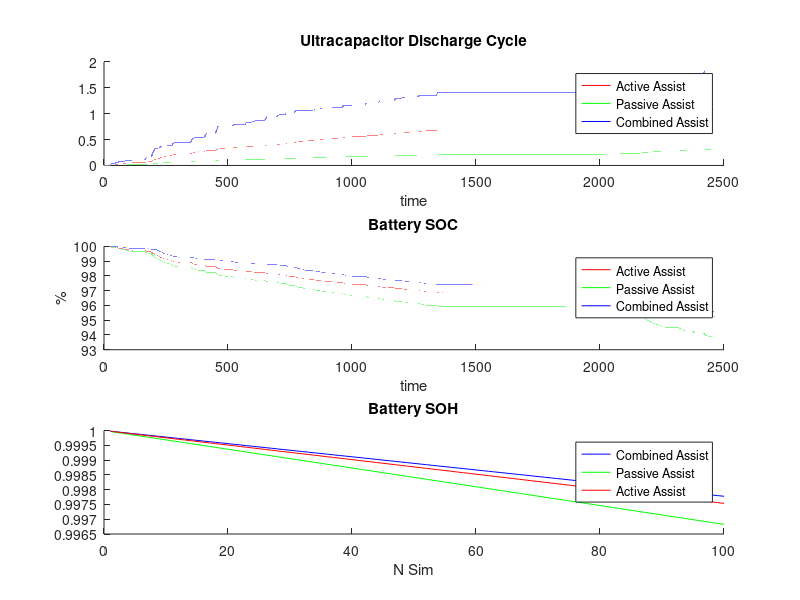

Reproduce this figure in MATLAB.

load Results/Active_Bat_SOC.mat
load Results/Active_Cap_Cycle.mat
load Results/Passive_Bat_SOC.mat
load Results/Passive_Cap_Cycle.mat
load Results/RL_Bat_SOC.mat
load Results/RL_Cap_Cycle.mat
load Results/RL_Bat_SOH.mat
load Results/Active_Bat_SOH.mat
load Results/Passive_Bat_SOH.mat

time = Active_Bat_SOC.time;

figure(1)

subplot(3, 1, 2)
hold on

plot(time, Active_Bat_SOC.signals.values, 'r', 'DisplayName', 'Active Assist')
plot(time, Passive_Bat_SOC.signals.values, 'g', 'DisplayName', 'Passive Assist')
plot(time, RL_Bat_SOC.signals.values, 'b', 'DisplayName', 'Combined Assist')

title('Battery SOC')
ylabel('%')
xlabel('time')

legend()

subplot(3, 1, 1)
hold on

plot(time, Active_Cap_Cycle.signals.values(:,:), 'r', 'DisplayName', 'Active Assist')
plot(time, Passive_Cap_Cycle.signals.values(:,:), 'g', 'DisplayName', 'Passive Assist')
plot(time, RL_Cap_Cycle.signals.values(:,:), 'b', 'DisplayName', 'Combined Assist')

title('Ultracapacitor Discharge Cycle')
xlabel('time')

legend()

subplot(3, 1, 3)
hold on

time = 1:size(RL_Bat_SOH, 2);

plot(time, RL_Bat_SOH, 'b', 'DisplayName', 'Combined Assist')
plot(time, Passive_Bat_SOH, 'g', 'DisplayName', 'Passive Assist')
plot(time, Active_Bat_SOH, 'r', 'DisplayName', 'Active Assist')

title('Battery SOH')
xlabel('N Sim')

legend()


